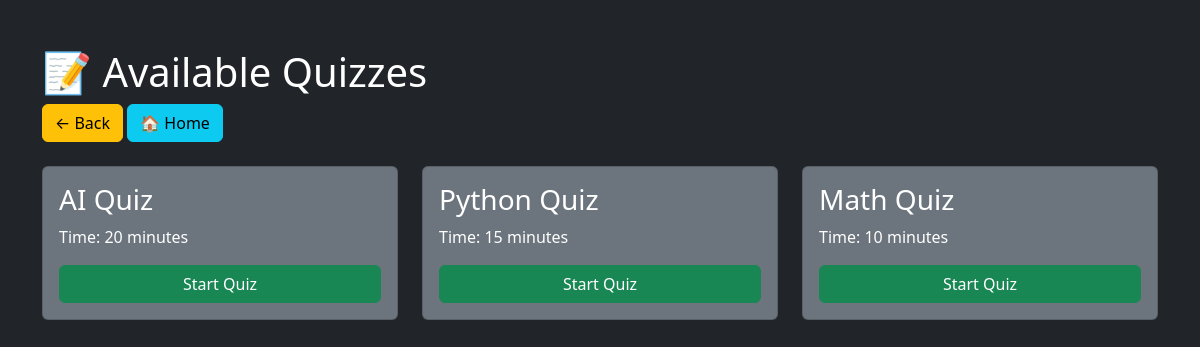
The page /student/quiz_list.php on the database its author committed.
### tables this page shows
CREATE TABLE quizzes(

id INT AUTO_INCREMENT PRIMARY KEY,

title VARCHAR(100),

time_limit INT

);

### student/quiz_list.php (the view, shortened to what this page needs)
<?php
require '../config/database.php';
$data=
$conn->query(
"SELECT * FROM quizzes
ORDER BY id DESC"
);
?>
<!DOCTYPE html>
<html>
<head>
<link href="https://cdn.jsdelivr.net/npm/bootstrap@5.3.7/dist/css/bootstrap.min.css" rel="stylesheet">
</head>
<body class="bg-dark text-white">
<div class="container mt-5">
<h1>
📝 Available Quizzes
</h1>
<a
href="dashboard.php"
class="btn btn-warning">
← Back
</a>
<a
href="../index.php"
class="btn btn-info">
🏠 Home
</a>
<br><br>
<div class="row">
<?php
while(
$quiz=
$data->fetch_assoc()
){
?>
<div class="col-md-4 mb-4">
<div class="card bg-secondary text-white p-3">
<h3>
<?= $quiz['title'] ?>
</h3>
<p>
Time:
<?= $quiz['time_limit'] ?>
minutes
</p>
<a
href="quiz_play.php?id=<?= $quiz['id'] ?>"
class="btn btn-success">
Start Quiz
</a>
</div>
</div>
<?php } ?>
</div>
</div>
</body>
</html>

### rows shown on the page
quizzes: title "AI Quiz", time_limit "20"
quizzes: title "Python Quiz", time_limit "15"
quizzes: title "Math Quiz", time_limit "10"
